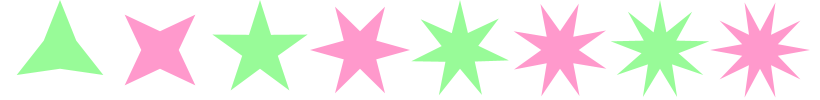
Frame 1 (no input)
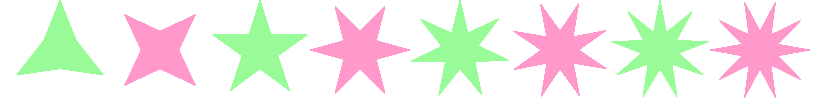
Frame 60 (the mouse pressed at the canvas centre just before this capture)
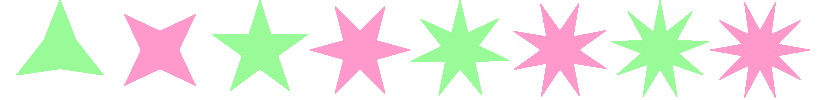
Frame 120 (the mouse held since frame 60 and released just before this capture)

The Processing sketch that drew these frames (run headless with seeded random() and noise(); from frame 60 on, the mouse is pressed at the canvas centre):

// Processing sketch: fp_pg_q_07_09
// ── fp_pg_q_07_09.pde
// 問題 7.9 図 7.10 に示すような凸頂点数が奇数と偶数で色が異なる 3 から 10 までの★を描画せよ
void setup() {
  //size(642, 338);
  size(820, 100);
  background(255, 255, 255);
}

void draw(){
  int r = 50;
  int x = 60;
  int y = height/2;
  for(int i = 3; i <= 10; i++){
    noStroke();
    if(i % 2 == 0){
      fill(255, 153, 204);
    } else {
      fill(152, 251, 152);
    }
    nStar(i, r, x, y);
    x+=100;
  }
}

void nStar(int n, int d, int x, int y){
  float CircumscribedCircle = float(d);
  float InscribedCircle = (CircumscribedCircle / 2) * 0.75;
  int p = n;
  int cnt = p * 2;
  float radius = 0;
  float rotatete = PI/2;
  // http://www.d-improvement.jp/learning/processing/2011-a/08.html
  pushMatrix();
  translate(x, y);
  rotate(rotatete);
  beginShape();
  for (int i = 1; i <= cnt; i++) {
    if (i % 2 == 0) {
      radius = InscribedCircle;
    } else {
      radius = CircumscribedCircle;
    }
    vertex(radius * cos(radians(360 * i/cnt)), radius * sin(radians(360 * i/cnt)));
  }
  endShape(CLOSE);
  popMatrix();
}
